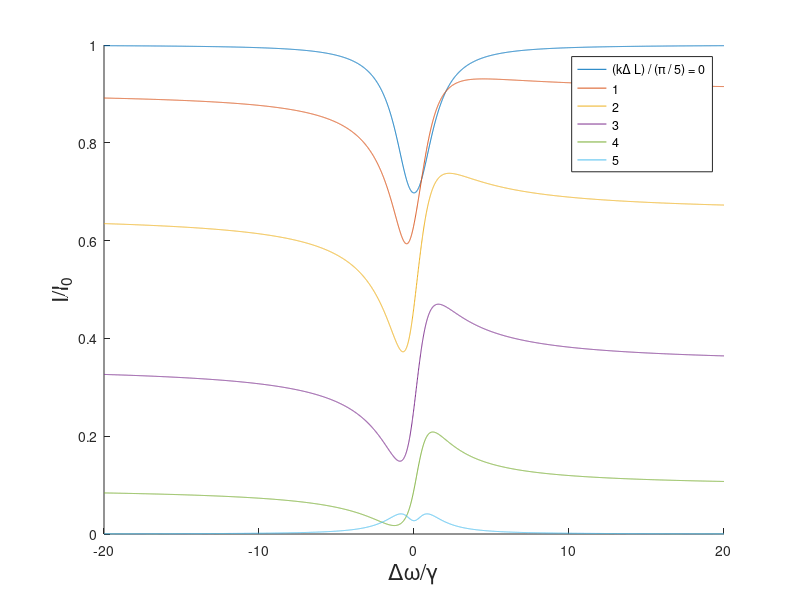
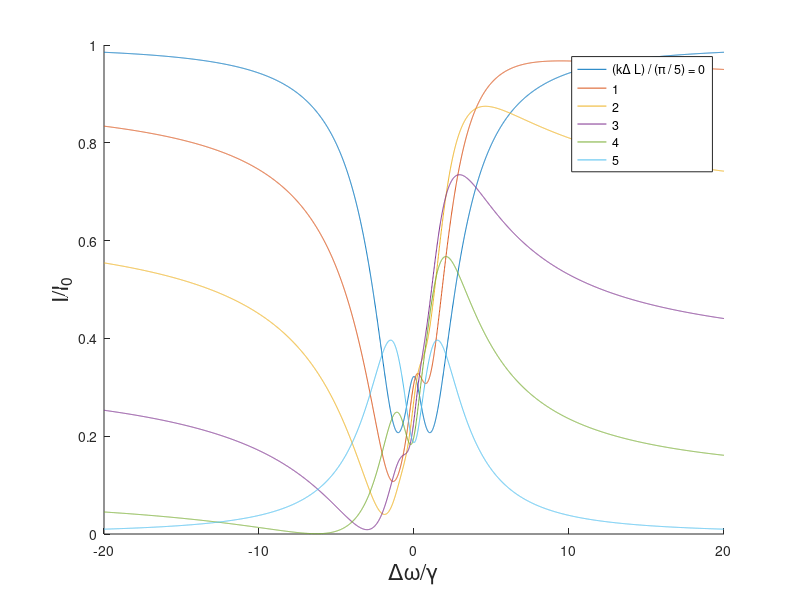
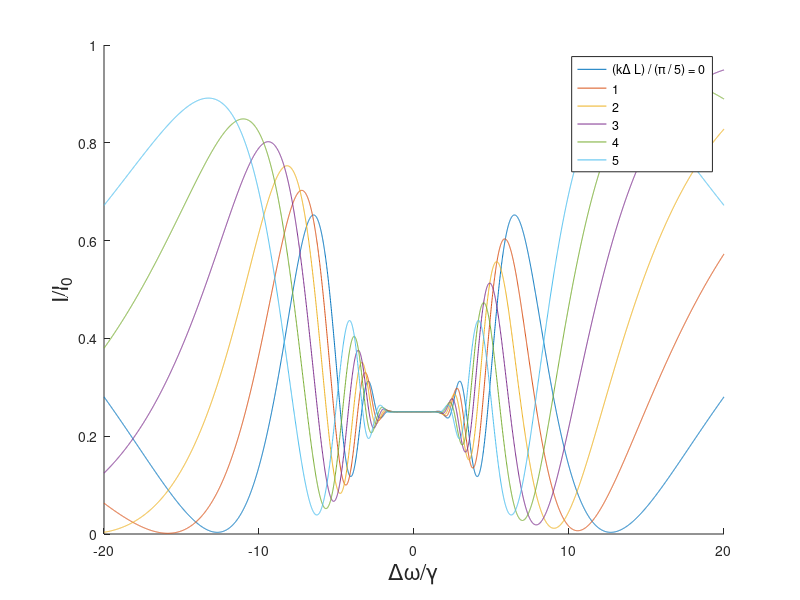

The MATLAB script that drew these images, in order:
clc;clear;close all;
Deltaomega_gamma = -20:0.01:20;

i = 1;
for tau0 = [0.4, 2, 20]
    figure(i);
    i = i + 1;
    hold on;
    for kDeltaL = (0:5) * pi / 5
        tau = tau0 ./ (Deltaomega_gamma.^2 + 1);
        delta = - 2 * Deltaomega_gamma .* tau;
        I_I0 = (1 + exp(-2 * tau) + 2 * exp(-tau) .* cos(kDeltaL + delta)) / 4;
        plot(Deltaomega_gamma, I_I0);
    end
    xlabel('\Delta\omega/\gamma', 'fontsize', 16);
    ylabel('I/I_0', 'fontsize', 16);
    legend('(k\Delta L) / (\pi / 5) = 0', '1', '2', '3', '4', '5');
end